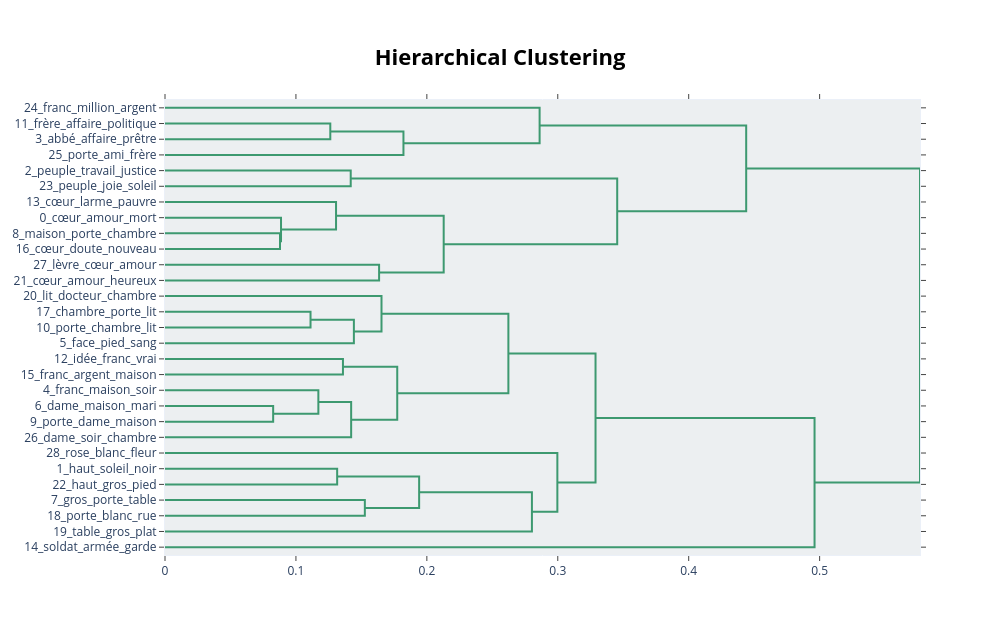

Notebook code cell kept with this figure:
### Code cell
fig = topic_model.visualize_hierarchy()
fig.show()

### Figure 1 — Plotly figure (JSON) as saved in the notebook; plotly's stock layout.template omitted (floating-point values rounded to 4 significant figures)
{"data": [{"hoverinfo": "text", "marker": {"color": "rgb(61,153,112)"}, "mode": "lines", "type": "scatter", "x": [0.0, 0.1263, 0.1263, 0.0], "xaxis": "x", "y": [-15.0, -15.0, -25.0, -25.0], "yaxis": "y"}, {"hoverinfo": "text", "marker": {"color": "rgb(61,153,112)"}, "mode": "lines", "type": "scatter", "x": [0.1263, 0.1821, 0.1821, 0.0], "xaxis": "x", "y": [-20.0, -20.0, -35.0, -35.0], "yaxis": "y"}, {"hoverinfo": "text", "marker": {"color": "rgb(61,153,112)"}, "mode": "lines", "type": "scatter", "x": [0.0, 0.2861, 0.2861, 0.1821], "xaxis": "x", "y": [-5.0, -5.0, -27.5, -27.5], "yaxis": "y"}, {"hoverinfo": "text", "marker": {"color": "rgb(61,153,112)"}, "mode": "lines", "type": "scatter", "x": [0.0, 0.1419, 0.1419, 0.0], "xaxis": "x", "y": [-45.0, -45.0, -55.0, -55.0], "yaxis": "y"}, {"hoverinfo": "text", "marker": {"color": "rgb(61,153,112)"}, "mode": "lines", "type": "scatter", "x": [0.0, 0.08784, 0.08784, 0.0], "xaxis": "x", "y": [-85.0, -85.0, -95.0, -95.0], "yaxis": "y"}, {"hoverinfo": "text", "marker": {"color": "rgb(61,153,112)"}, "mode": "lines", "type": "scatter", "x": [0.0, 0.08862, 0.08862, 0.08784], "xaxis": "x", "y": [-75.0, -75.0, -90.0, -90.0], "yaxis": "y"}, {"hoverinfo": "text", "marker": {"color": "rgb(61,153,112)"}, "mode": "lines", "type": "scatter", "x": [0.0, 0.1306, 0.1306, 0.08862], "xaxis": "x", "y": [-65.0, -65.0, -82.5, -82.5], "yaxis": "y"}, {"hoverinfo": "text", "marker": {"color": "rgb(61,153,112)"}, "mode": "lines", "type": "scatter", "x": [0.0, 0.1635, 0.1635, 0.0], "xaxis": "x", "y": [-105.0, -105.0, -115.0, -115.0], "yaxis": "y"}, {"hoverinfo": "text", "marker": {"color": "rgb(61,153,112)"}, "mode": "lines", "type": "scatter", "x": [0.1306, 0.2129, 0.2129, 0.1635], "xaxis": "x", "y": [-73.75, -73.75, -110.0, -110.0], "yaxis": "y"}, {"hoverinfo": "text", "marker": {"color": "rgb(61,153,112)"}, "mode": "lines", "type": "scatter", "x": [0.1419, 0.3454, 0.3454, 0.2129], "xaxis": "x", "y": [-50.0, -50.0, -91.88, -91.88], "yaxis": "y"}, {"hoverinfo": "text", "marker": {"color": "rgb(61,153,112)"}, "mode": "lines", "type": "scatter", "x": [0.2861, 0.4439, 0.4439, 0.3454], "xaxis": "x", "y": [-16.25, -16.25, -70.94, -70.94], "yaxis": "y"}, {"hoverinfo": "text", "marker": {"color": "rgb(61,153,112)"}, "mode": "lines", "type": "scatter", "x": [0.0, 0.1112, 0.1112, 0.0], "xaxis": "x", "y": [-135.0, -135.0, -145.0, -145.0], "yaxis": "y"}, {"hoverinfo": "text", "marker": {"color": "rgb(61,153,112)"}, "mode": "lines", "type": "scatter", "x": [0.1112, 0.1443, 0.1443, 0.0], "xaxis": "x", "y": [-140.0, -140.0, -155.0, -155.0], "yaxis": "y"}, {"hoverinfo": "text", "marker": {"color": "rgb(61,153,112)"}, "mode": "lines", "type": "scatter", "x": [0.0, 0.1654, 0.1654, 0.1443], "xaxis": "x", "y": [-125.0, -125.0, -147.5, -147.5], "yaxis": "y"}, {"hoverinfo": "text", "marker": {"color": "rgb(61,153,112)"}, "mode": "lines", "type": "scatter", "x": [0.0, 0.1359, 0.1359, 0.0], "xaxis": "x", "y": [-165.0, -165.0, -175.0, -175.0], "yaxis": "y"}, {"hoverinfo": "text", "marker": {"color": "rgb(61,153,112)"}, "mode": "lines", "type": "scatter", "x": [0.0, 0.08261, 0.08261, 0.0], "xaxis": "x", "y": [-195.0, -195.0, -205.0, -205.0], "yaxis": "y"}, {"hoverinfo": "text", "marker": {"color": "rgb(61,153,112)"}, "mode": "lines", "type": "scatter", "x": [0.0, 0.1171, 0.1171, 0.08261], "xaxis": "x", "y": [-185.0, -185.0, -200.0, -200.0], "yaxis": "y"}, {"hoverinfo": "text", "marker": {"color": "rgb(61,153,112)"}, "mode": "lines", "type": "scatter", "x": [0.1171, 0.1422, 0.1422, 0.0], "xaxis": "x", "y": [-192.5, -192.5, -215.0, -215.0], "yaxis": "y"}, {"hoverinfo": "text", "marker": {"color": "rgb(61,153,112)"}, "mode": "lines", "type": "scatter", "x": [0.1359, 0.1774, 0.1774, 0.1422], "xaxis": "x", "y": [-170.0, -170.0, -203.8, -203.8], "yaxis": "y"}, {"hoverinfo": "text", "marker": {"color": "rgb(61,153,112)"}, "mode": "lines", "type": "scatter", "x": [0.1654, 0.2623, 0.2623, 0.1774], "xaxis": "x", "y": [-136.2, -136.2, -186.9, -186.9], "yaxis": "y"}, {"hoverinfo": "text", "marker": {"color": "rgb(61,153,112)"}, "mode": "lines", "type": "scatter", "x": [0.0, 0.1315, 0.1315, 0.0], "xaxis": "x", "y": [-235.0, -235.0, -245.0, -245.0], "yaxis": "y"}, {"hoverinfo": "text", "marker": {"color": "rgb(61,153,112)"}, "mode": "lines", "type": "scatter", "x": [0.0, 0.1526, 0.1526, 0.0], "xaxis": "x", "y": [-255.0, -255.0, -265.0, -265.0], "yaxis": "y"}, {"hoverinfo": "text", "marker": {"color": "rgb(61,153,112)"}, "mode": "lines", "type": "scatter", "x": [0.1315, 0.1941, 0.1941, 0.1526], "xaxis": "x", "y": [-240.0, -240.0, -260.0, -260.0], "yaxis": "y"}, {"hoverinfo": "text", "marker": {"color": "rgb(61,153,112)"}, "mode": "lines", "type": "scatter", "x": [0.1941, 0.2802, 0.2802, 0.0], "xaxis": "x", "y": [-250.0, -250.0, -275.0, -275.0], "yaxis": "y"}, {"hoverinfo": "text", "marker": {"color": "rgb(61,153,112)"}, "mode": "lines", "type": "scatter", "x": [0.0, 0.2997, 0.2997, 0.2802], "xaxis": "x", "y": [-225.0, -225.0, -262.5, -262.5], "yaxis": "y"}, {"hoverinfo": "text", "marker": {"color": "rgb(61,153,112)"}, "mode": "lines", "type": "scatter", "x": [0.2623, 0.3288, 0.3288, 0.2997], "xaxis": "x", "y": [-161.6, -161.6, -243.8, -243.8], "yaxis": "y"}, {"hoverinfo": "text", "marker": {"color": "rgb(61,153,112)"}, "mode": "lines", "type": "scatter", "x": [0.3288, 0.4961, 0.4961, 0.0], "xaxis": "x", "y": [-202.7, -202.7, -285.0, -285.0], "yaxis": "y"}, {"hoverinfo": "text", "marker": {"color": "rgb(61,153,112)"}, "mode": "lines", "type": "scatter", "x": [0.4439, 0.5767, 0.5767, 0.4961], "xaxis": "x", "y": [-43.59, -43.59, -243.8, -243.8], "yaxis": "y"}], "layout": {"autosize": false, "height": 635, "hoverlabel": {"bgcolor": "white", "font": {"family": "Rockwell", "size": 16}}, "hovermode": "closest", "plot_bgcolor": "#ECEFF1", "showlegend": false, "title": {"font": {"color": "Black", "size": 22}, "text": "<b>Hierarchical Clustering</b>", "x": 0.5, "xanchor": "center", "yanchor": "top"}, "width": 1000, "xaxis": {"mirror": "allticks", "rangemode": "tozero", "showgrid": false, "showline": true, "showticklabels": true, "ticks": "outside", "type": "linear", "zeroline": false}, "yaxis": {"mirror": "allticks", "range": [-290, 0], "rangemode": "tozero", "showgrid": false, "showline": true, "showticklabels": true, "tickmode": "array", "ticks": "outside", "ticktext": ["24_franc_million_argent", "11_frère_affaire_politique", "3_abbé_affaire_prêtre", "25_porte_ami_frère", "2_peuple_travail_justice", "23_peuple_joie_soleil", "13_cœur_larme_pauvre", "0_cœur_amour_mort", "8_maison_porte_chambre", "16_cœur_doute_nouveau", "27_lèvre_cœur_amour", "21_cœur_amour_heureux", "20_lit_docteur_chambre", "17_chambre_porte_lit", "10_porte_chambre_lit", "5_face_pied_sang", "12_idée_franc_vrai", "15_franc_argent_maison", "4_franc_maison_soir", "6_dame_maison_mari", "9_porte_dame_maison", "26_dame_soir_chambre", "28_rose_blanc_fleur", "1_haut_soleil_noir", "22_haut_gros_pied", "7_gros_porte_table", "18_porte_blanc_rue", "19_table_gros_plat", "14_soldat_armée_garde"], "tickvals": [-5, -15, -25, -35, -45, -55, -65, -75, -85, -95, -105, -115, -125, -135, -145, -155, -165, -175, -185, -195, -205, -215, -225, -235, -245, -255, -265, -275, -285], "type": "linear", "zeroline": false}}}
